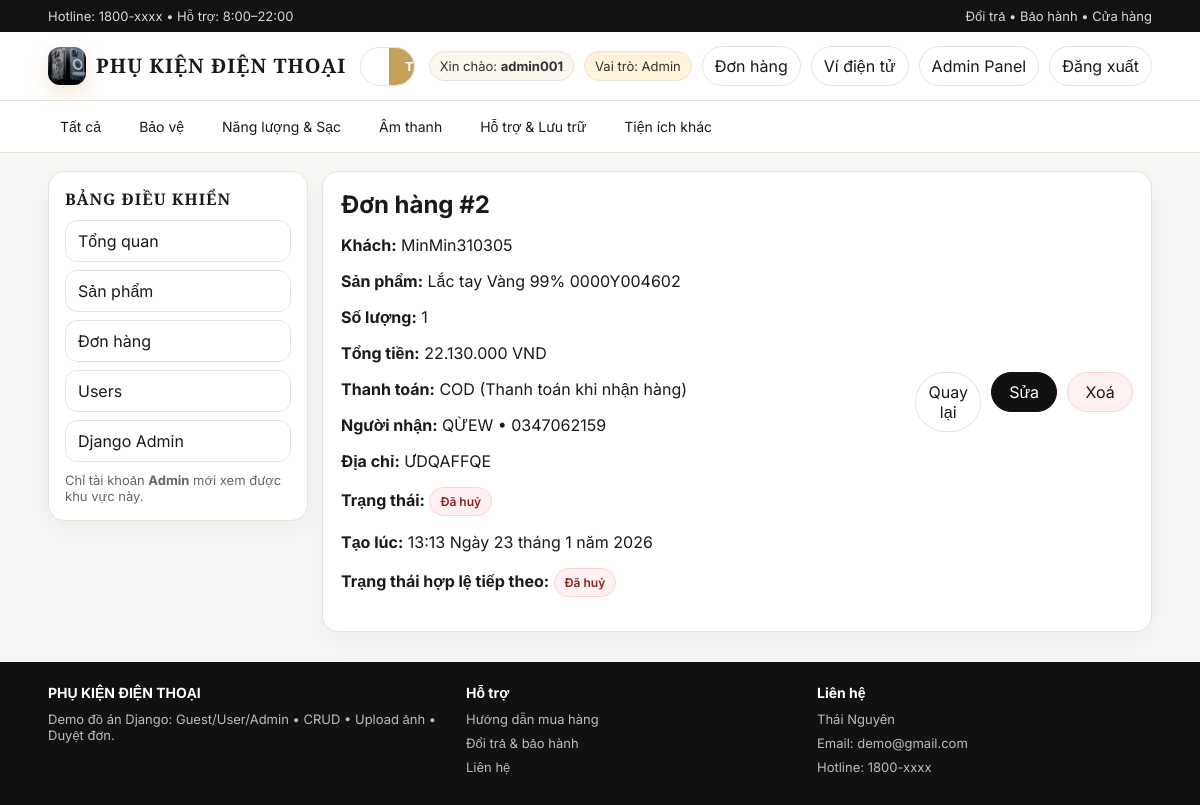
Screenshot of /admin-panel/don-hang/2/ (signed in) with the database file from the repository.
### shop/models.py (models this page shows, shortened)
class DonHang(models.Model):
    TRANG_THAI = [
        ("Pending", "Chờ xác nhận"),
        ("Confirmed", "Đã xác nhận"),
        ("Cancelled", "Đã huỷ"),
        ("Approved", "Đã duyệt"),
        ("Rejected", "Từ chối"),
    ]
    PHUONG_THUC_TT = [
        ("COD", "COD (Thanh toán khi nhận hàng)"),
        ("ChuyenKhoan", "Chuyển khoản"),
        ("ViDienTu", "Ví điện tử"),
    ]
    nguoi_dat = models.ForeignKey(User, on_delete=models.CASCADE, related_name="don_hangs")
    san_pham = models.ForeignKey(SanPham, on_delete=models.PROTECT, related_name="don_hangs")
    ho_ten = models.CharField(max_length=100, default="")
    sdt = models.CharField(max_length=20, default="")
    dia_chi = models.CharField(max_length=255, default="")
    ghi_chu = models.CharField(max_length=255, blank=True, default="")
    phuong_thuc_tt = models.CharField(max_length=50, choices=PHUONG_THUC_TT, default="COD")
    so_luong = models.IntegerField(default=1)
    tong_tien = models.IntegerField(default=0)
    trang_thai = models.CharField(max_length=20, choices=TRANG_THAI, default="Pending")
    da_hoan_tien = models.BooleanField(default=False)
    tao_luc = models.DateTimeField(auto_now_add=True)

class SanPham(models.Model):
    TRANG_THAI = [
        ("active", "Hoạt động"),
        ("inactive", "Ngừng kinh doanh"),
    ]
    LOAI_SAN_PHAM = [
        ("bao_ve", "Bảo vệ"),
        ("nang_luong_sac", "Năng lượng & Sạc"),
        ("am_thanh", "Âm thanh"),
        ("ho_tro_luu_tru", "Hỗ trợ & Lưu trữ"),
        ("tien_ich_khac", "Tiện ích khác"),
    ]
    ten = models.CharField(max_length=100)
    gia = models.IntegerField(default=0)
    anh = models.ImageField(upload_to="sanpham/", blank=True, null=True, default="sanpham/banner.png")
    trang_thai = models.CharField(max_length=20, choices=TRANG_THAI, default="active")
    loai = models.CharField(max_length=20, choices=LOAI_SAN_PHAM, default="tien_ich_khac")

### shop/views.py (the view)
# urls.py: path("admin-panel/don-hang/<int:don_id>/", views.admin_donhang_detail, name="admin_donhang_detail"),
@admin_required
def admin_donhang_detail(request, don_id):
    don = get_object_or_404(DonHang.objects.select_related("nguoi_dat", "san_pham"), id=don_id)
    return render(
        request,
        "admin_donhang_detail.html",
        {
            "don": don,
            "allowed_statuses": get_allowed_statuses(don, actor_role="admin"),
        },
    )

### shop/services.py (called while the page is built)
def get_allowed_statuses(order: DonHang, actor_role: str, *, include_current: bool = True) -> list[tuple[str, str]]:
    allowed_codes: Iterable[str] = ORDER_TRANSITIONS.get(
        "admin" if actor_role == "admin" else "user", {}
    ).get(order.trang_thai, set())
    choices = []
    for code, label in DonHang.TRANG_THAI:
        if code == order.trang_thai and include_current:
            choices.append((code, label))
        elif code in allowed_codes:
            choices.append((code, label))
    return choices

### shop/templatetags/tien.py (called while the page is built)
@register.filter
def vnd(x):
    try:
        x = int(x)
        return f"{x:,}".replace(",", ".")
    except Exception:
        return x

### templates/admin_donhang_detail.html (shortened to what this page needs)
{% extends "admin_base.html" %}
{% load tien %}
{% block admin_content %}
<div class="card" style="padding:18px;">
  <div class="row" style="justify-content:space-between;gap:16px;flex-wrap:wrap;">
    <div>
      <h2 style="margin:0 0 8px;">Đơn hàng #{{ don.id }}</h2>
      <p><b>Khách:</b> {{ don.nguoi_dat.username }}</p>
      <p><b>Sản phẩm:</b> {{ don.san_pham.ten }}</p>
      <p><b>Số lượng:</b> {{ don.so_luong }}</p>
      <p><b>Tổng tiền:</b> {{ don.tong_tien|vnd }} VND</p>
      <p><b>Thanh toán:</b> {{ don.get_phuong_thuc_tt_display }}</p>
      <p><b>Người nhận:</b> {{ don.ho_ten }} • {{ don.sdt }}</p>
      <p><b>Địa chỉ:</b> {{ don.dia_chi }}</p>
      <p><b>Trạng thái:</b> <span class="status status-{{ don.trang_thai|lower }}">{{ don.get_trang_thai_display }}</span></p>
      <p><b>Tạo lúc:</b> {{ don.tao_luc }}</p>
      <p><b>Trạng thái hợp lệ tiếp theo:</b>
        {% if allowed_statuses %}
          {% for code, label in allowed_statuses %}
            <span class="status status-{{ code|lower }}">{{ label }}</span>
          {% endfor %}
        {% else %}
          <span class="muted">Không còn bước tiếp theo.</span>
        {% endif %}
      </p>
    </div>
    <div class="row" style="gap:10px;flex-wrap:wrap;align-items:flex-start;">
      <a class="btn" href="{% url 'admin_donhang_list' %}">Quay lại</a>
      <a class="btn primary" href="{% url 'admin_donhang_edit' don.id %}">Sửa</a>
      <a class="btn danger" href="{% url 'admin_donhang_delete' don.id %}">Xoá</a>
    </div>
  </div>
</div>
{% endblock %}

### templates/base.html (shortened to what this page needs)
{% load static %}
<!DOCTYPE html>
<html>
<head>
  <link rel="stylesheet" href="{% static 'style.css' %}">
</head>
<body>
  <div class="topbar">
    <div class="container">
      <div class="row">
        <div class="muted">Hotline: 1800-xxxx • Hỗ trợ: 8:00–22:00</div>
        <div class="muted">Đổi trả • Bảo hành • Cửa hàng</div>
      </div>
    </div>
  </div>
  <div class="header">
    <div class="container">
      <div class="row">
        <a class="brand" href="{% url 'home' %}">
          <img class="logo" src="{% static 'banner.png' %}" alt="Logo">
          <div>
            <div class="title">PHỤ KIỆN ĐIỆN THOẠI</div>
          </div>
        </a>
        <form class="search" method="get" action="{% url 'home' %}">
          <input name="q" placeholder="Tìm kiếm: ốp điện thoại, tai nghe..." value="{{ request.GET.q|default:'' }}">
          <button type="submit">Tìm</button>
        </form>
        <div class="actions">
          {% if user.is_authenticated %}
            <span class="badge">Xin chào: <b>{{ user.username }}</b></span>
            {% if user.is_staff %}
              <span class="badge role-admin">Vai trò: Admin</span>
            {% else %}
              <span class="badge role-user">Vai trò: User</span>
            {% endif %}
            <a class="btn" href="{% url 'ds_don' %}">Đơn hàng</a>
            <a class="btn" href="{% url 'wallet' %}">Ví điện tử</a>
            {% if user.is_staff %}
              <a class="btn" href="{% url 'admin_dashboard' %}">Admin Panel</a>
            {% endif %}
            <a class="btn" href="{% url 'dang_xuat' %}">Đăng xuất</a>
          {% else %}
            <span class="badge role-guest">Vai trò: Guest</span>
            <a class="btn" href="{% url 'dang_ky' %}">Đăng ký</a>
            <a class="btn primary" href="{% url 'dang_nhap' %}">Đăng nhập</a>
          {% endif %}
                  </div>
      </div>
    </div>
  </div>
  <div class="nav">
    <div class="container">
      <div class="row">
        <a href="{% url 'home' %}">Tất cả</a>
        <a href="{% url 'home' %}?q=Bảo vệ">Bảo vệ</a>
        <a href="{% url 'home' %}?q=Năng lượng">Năng lượng & Sạc</a>
        <a href="{% url 'home' %}?q=Âm thanh">Âm thanh</a>
        <a href="{% url 'home' %}?q=Hỗ trợ">Hỗ trợ & Lưu trữ</a>
        <a href="{% url 'home' %}?q=Tiện ích">Tiện ích khác</a>
      </div>
    </div>
  </div>
  <div class="container">
    {% block content %}{% endblock %}
  </div>
  <div class="footer">
    <div class="container">
      <div class="cols">
        <div>
          <h3>PHỤ KIỆN ĐIỆN THOẠI</h3>
          <p>Demo đồ án Django: Guest/User/Admin • CRUD • Upload ảnh • Duyệt đơn.</p>
        </div>
        <div>
          <h3>Hỗ trợ</h3>
          <p>Hướng dẫn mua hàng</p>
          <p>Đổi trả & bảo hành</p>
          <p>Liên hệ</p>
        </div>
        <div>
          <h3>Liên hệ</h3>
          <p>Thái Nguyên</p>
          <p>Email: demo@gmail.com</p>
          <p>Hotline: 1800-xxxx</p>
        </div>
      </div>
    </div>
  </div>
</body>
</html>

### static/style.css (style rules this page uses)
:root { --bg:#f7f6f4;--card:#fff;--text:#1a1a1a;--muted:#666;--line:#e8e3d9;--gold:#c6a15b;--dark:#111;--success-bg:#eefbf2;--success-line:#bfe7cc;--success-text:#10673a;--error-bg:#fff1f1;--error-line:#ffd2d2;--error-text:#8a1f1f;--warning-bg:#fff8e9;--warning-line:#f2d7a0;--warning-text:#8c5b00;--info-bg:#eef5ff;--info-line:#cddfff;--info-text:#2557a7; }
* { box-sizing:border-box; }
body { margin:0;background:var(--bg);color:var(--text);font-family:"Inter",Arial,sans-serif; }
a { color:inherit;text-decoration:none; }
.container { width:min(1120px,92%);margin:0 auto; }
.topbar { background:#121212;color:#eee;font-size:13px; }
.topbar .row { display:flex;justify-content:space-between;gap:12px;padding:8px 0; }
.topbar .muted { color:#d7d7d7; }
.header { background:#fff;border-bottom:1px solid var(--line); }
.header .row { display:flex;align-items:center;justify-content:space-between;gap:14px;padding:14px 0; }
.brand { display:flex;align-items:center;gap:10px; }
.logo { width:38px;height:38px;border-radius:12px;object-fit:cover;box-shadow:0 8px 18px rgba(198,161,91,.25); }
.brand .title { font-family:"Cormorant Garamond",serif;font-weight:700;letter-spacing:1px;font-size:20px;line-height:1.1; }
.search { flex:1;max-width:540px;display:flex;border:1px solid var(--line);border-radius:999px;overflow:hidden;background:#fff; }
.search input { width:100%;border:0;padding:11px 14px;outline:none;background:transparent; }
.search button { border:0;padding:11px 16px;background:var(--gold);color:#fff;cursor:pointer;font-weight:700; }
.actions { display:flex;gap:10px;align-items:center;flex-wrap:wrap; }
.btn { display:inline-block;padding:9px 12px;border:1px solid var(--line);border-radius:999px;background:#fff;transition:all .18s ease;cursor:pointer; }
.btn.primary { background:#111;color:#fff;border-color:#111; }
.badge { display:inline-block;padding:6px 10px;border-radius:999px;background:#faf7ef;border:1px solid var(--line);font-size:13px;color:#333; }
.role-admin { background:#fff3da; }
.nav { background:#fff;border-bottom:1px solid var(--line); }
.nav .row { display:flex;gap:14px;overflow:auto;padding:10px 0; }
.nav a { white-space:nowrap;font-size:14px;padding:7px 12px;border-radius:999px; }
.card { background:var(--card);border:1px solid var(--line);border-radius:16px;overflow:hidden;box-shadow:0 10px 24px rgba(0,0,0,.04); }
.card .row,.row { display:flex;gap:8px;align-items:center; }
.card .row .btn { flex:1;text-align:center; }
.footer { background:#111;color:#ddd;padding:22px 0;margin-top:30px; }
.footer .cols { display:grid;grid-template-columns:1.2fr 1fr 1fr;gap:16px; }
.footer h3 { margin:0 0 10px;color:#fff;font-size:14px; }
.footer p { margin:0 0 8px;color:#bbb;font-size:13px; }
.muted { color:var(--muted); }
.status { display:inline-flex;align-items:center;justify-content:center;padding:6px 10px;border-radius:999px;font-size:12px;font-weight:600;border:1px solid transparent;white-space:nowrap; }
.status-rejected,.status-cancelled,.status-inactive { background:#fff1f1;border-color:#ffd2d2;color:#8a1f1f; }
.btn.danger { border-color:#ffd2d2;background:#fff1f1; }

### rows the page displays
DonHang: id "2", nguoi_dat.username "MinMin310305", san_pham.ten "Lắc tay Vàng 99% 0000Y004602", so_luong "1", tong_tien|vnd "22.130.000", phuong_thuc_tt "COD (Thanh toán khi nhận hàng)", ho_ten "QỪEW", sdt "0347062159", dia_chi "ƯDQAFFQE", trang_thai "Đã huỷ", tao_luc "13:13 Ngày 23 tháng 1 năm 2026"

### other values shown
{{ user.username }} "admin001"
{{ label }} "Đã huỷ"
